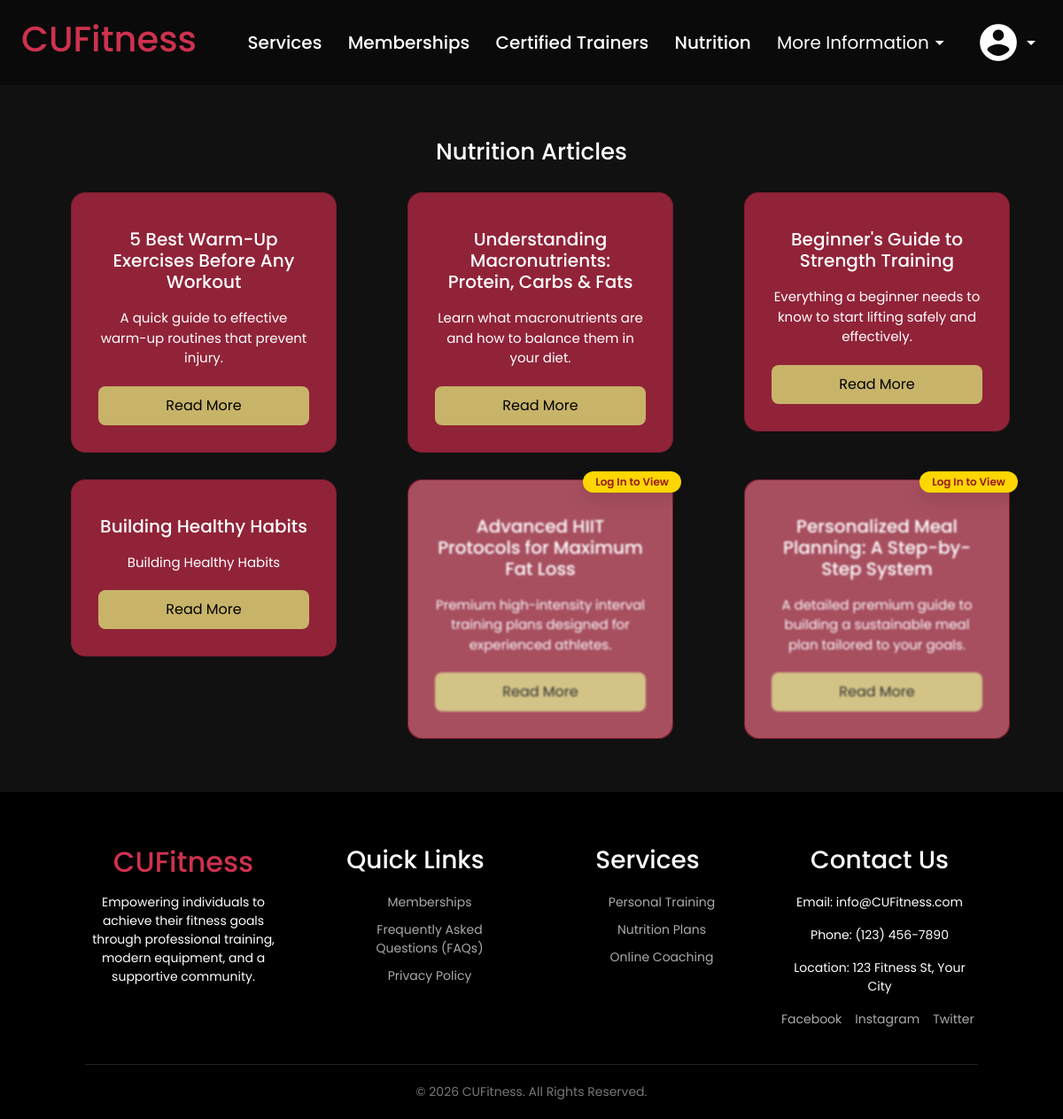
/nutrition/, run on an earlier commit of the app's database.
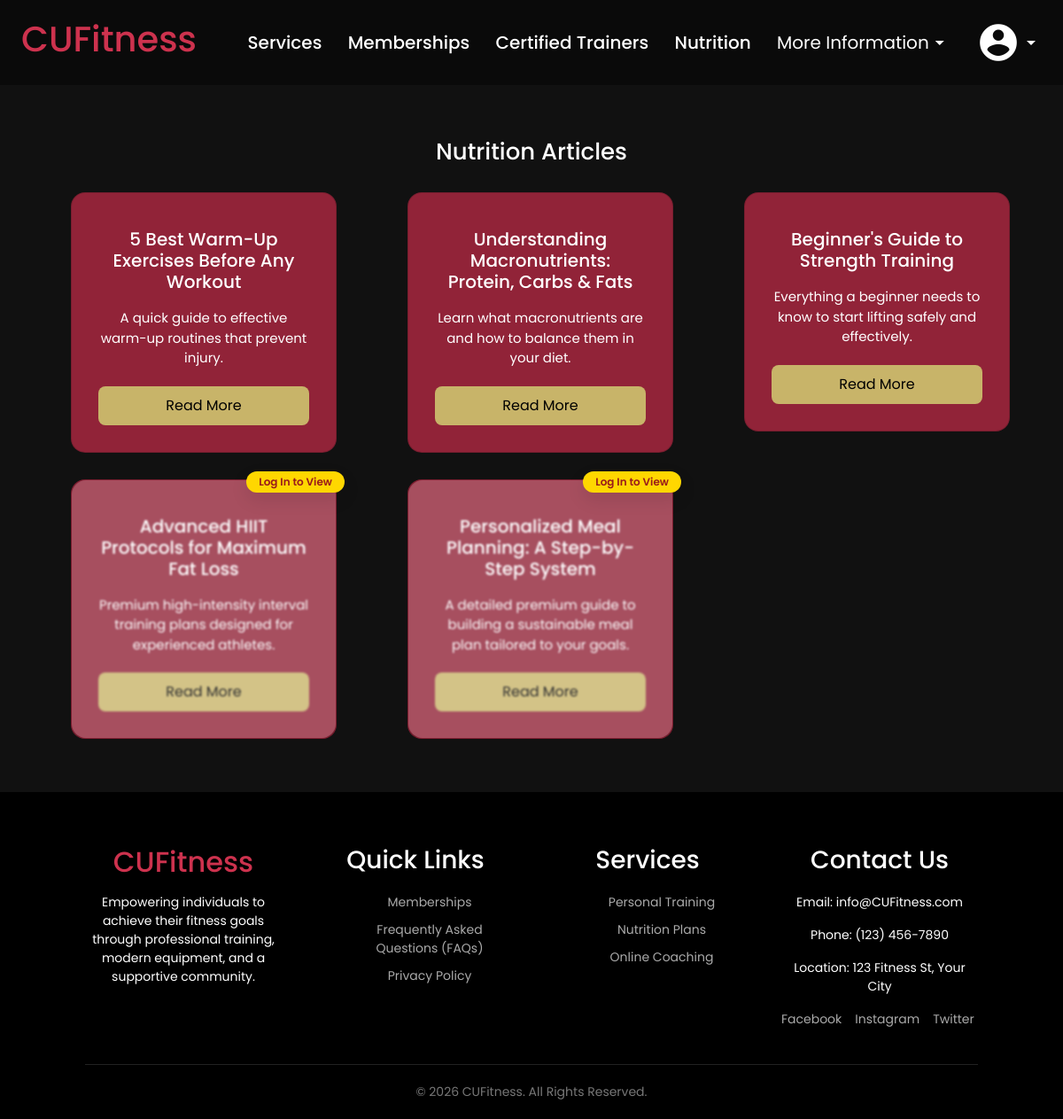
And on a later commit of the database.
### CUFitness/models.py (models this page shows, shortened)
class Article(models.Model):
    author = models.ForeignKey(CustomUser, related_name="articles", on_delete=models.CASCADE)# links each article to unique user
    title = models.CharField(max_length=75)
    locked = models.BooleanField(default=False)
    description = models.CharField(max_length = 250, help_text="Add description here")
    body = models.TextField(help_text="Add body here")
    created_at = models.DateTimeField(auto_now_add=True)
    updated_at = models.DateTimeField(auto_now=True)

### CUFitness/views.py (the view)
def nutrition(request):
    free_articles = Article.objects.filter(locked=False)
    locked_articles = Article.objects.filter(locked=True)
    return render(request, 'CUFitness/navbar/nutrition.html', {"free_articles": free_articles, "locked_articles": locked_articles})

### CUFitness/templates/CUFitness/navbar/nutrition.html (shortened to what this page needs)
{% extends 'CUFitness/base.html' %}
{% load static %}
{% block extra_styles %}
    <link rel="stylesheet" href="{% static 'nutrition.css' %}"/>
{% endblock %}
{% block content %}
    <section class="content-section">
        <h2>Nutrition Articles</h2>
        <div class="card-grid">
            {% for free_article in free_articles %}
                <a href="{% url 'article_details' free_article.id %}">
                    <div class="card">
                        <h3>{{free_article.title}}</h3>
                        <p>{{free_article.description}}</p>
                        <button>Read More</button>
                    </div>
                </a>
            {% empty %}
                <p>No articles yet.</p>
            {% endfor %}
            {% if user.is_authenticated %}
                {% for locked_article in locked_articles %}
                    <a href="{% url 'article_details' locked_article.id %}">
                        <div class="card">
                            <h3>{{locked_article.title}}</h3>
                            <p>{{locked_article.description}}</p>
                            <button>Read More</button>
                        </div>
                    </a>
                {% endfor %}
            {% else %}
                {% for locked_article in locked_articles %}
                    <a href="/login">
                        <div class="card locked">
                            <h3>{{locked_article.title}}</h3>
                            <p>{{locked_article.description}}</p>
                            <div class="lock-overlay"></div>
                            <span class="badge premium">Log In to View </span>
                            <button>Read More</button>
                        </div>
                    </a>
                {% endfor %}
            {% endif %}
        </div>
    </section>
{% endblock %}

What changed in the data, as far as the page shows it:
removed Article: title "Building Healthy Habits", description "Building Healthy Habits", shown under "Nutrition Articles"
